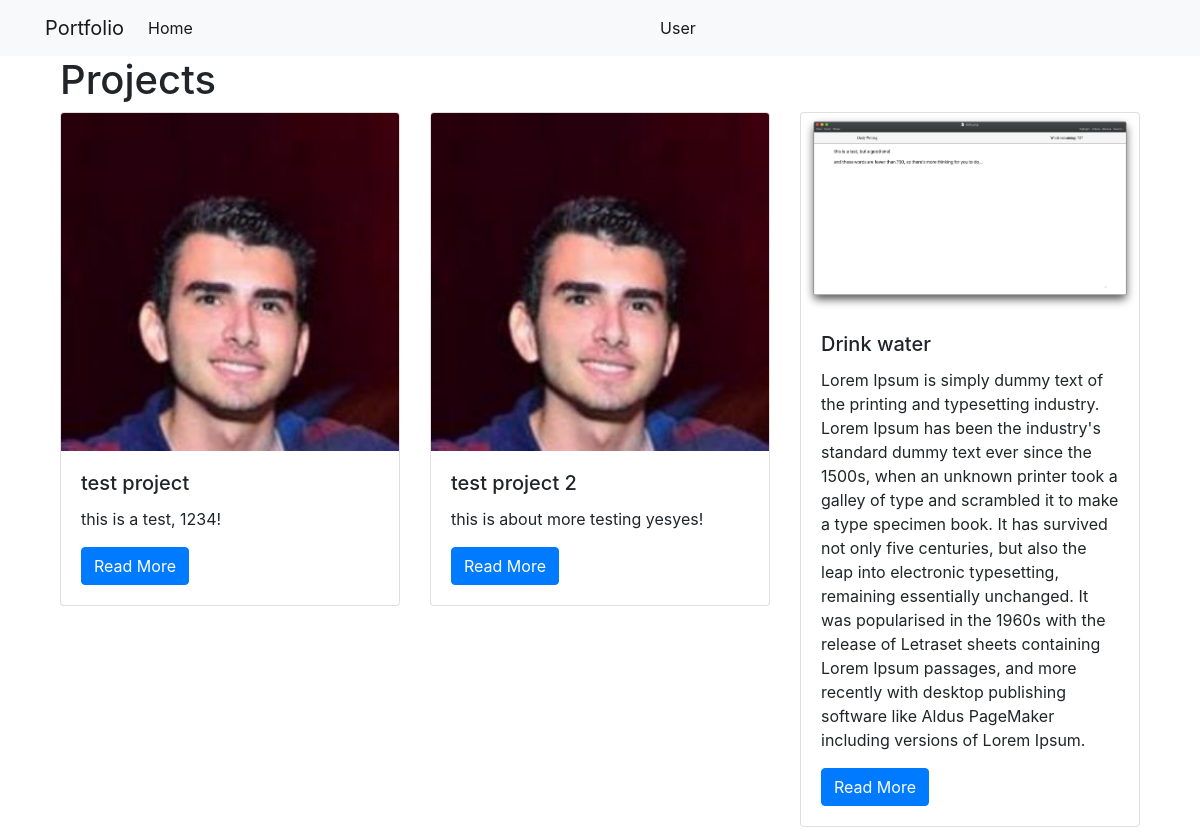
/projects/, run on the app's committed database.
### projects/models.py (models this page shows)
class Project(models.Model):
    title = models.CharField(max_length=100)
    description = models.TextField()
    technology = models.CharField(max_length=20)
    image = models.CharField(max_length=100)

### projects/views.py (the view)
# urls.py: path('', views.all_projects, name="all_projects"),
def all_projects(request):
    projects = Project.objects.all()
    return render(request, 'projects/all_projects.html',
                {"projects":projects})

### projects/templates/projects/all_projects.html
{% extends 'projects/base.html' %}
{% load static %}
{% block content %}
    <div class="container">
        <h1>Projects</h1>
        <div class="row">
        {% for project in projects %}
            <div class="col-md-4">
                <div class="card mb-2">
                    <img class="card-img-top" src="{% static project.image %}" alt="{{ project.description }}">
                    <div class="card-body">
                        <h5 class="card-title">{{ project.title }}</h5>
                        <p class="card-text">{{ project.description }}</p>
                        <a href="{% url 'projects:project_detail' project.pk %}" class="btn btn-primary">Read More</a>
                    </div>
                </div>
            </div>
        {% endfor %}
        </div>
    </div>
{% endblock %}

### projects/templates/projects/base.html (shortened to what this page needs)
<!DOCTYPE html>
<html lang="en">
<head>
    <link rel="stylesheet" href="https://stackpath.bootstrapcdn.com/bootstrap/4.3.1/css/bootstrap.min.css">
</head>
<body>
  <nav class="navbar navbar-expand-lg navbar-light bg-light">
    <div class="container">
        <a class="navbar-brand" href="{% url 'projects:all_projects' %}">Portfolio</a>
        <div class="collapse navbar-collapse" id="navbarSupportedContent">
          <ul class="navbar-nav mr-auto">
            <li class="nav-item active">
              <a class="nav-link" href="{% url 'projects:all_projects' %}">Home</a>
            </li>
          </ul>
        </div>
        <div class="collapse navbar-collapse" id="navbarSupportedContent">
          <ul class="navbar-nav mr-auto">
            <li class="nav-item active">
              <a class="nav-link" href="{% url 'users:dashboard' %}">User</a>
            </li>
          </ul>
        </div>
    </div>
</nav>
<div class="container">
  {% block content %}
  {% endblock %}
</div>
</body>
</html>

### data on the page
Project: image (picture), title "test project", description "this is a test, 1234!"
Project: image (picture), title "test project 2", description "this is about more testing yesyes!"
Project: image (picture), title "Drink water", description "Lorem Ipsum is simply dummy text of the printing and typesetting industry. Lorem Ipsum has been the industry's standard dummy text ever since the 1500s, when an unknown printer took a galley of type and scrambled it to make a type specimen book. It has survived not only five centuries, but also the leap into electronic typesetting, remaining essentially unchanged. It was popularised in the 1960s with the release of Letraset sheets containing Lorem Ipsum passages, and more recently with desktop publishing software like Aldus PageMaker including versions of Lorem Ipsum."
